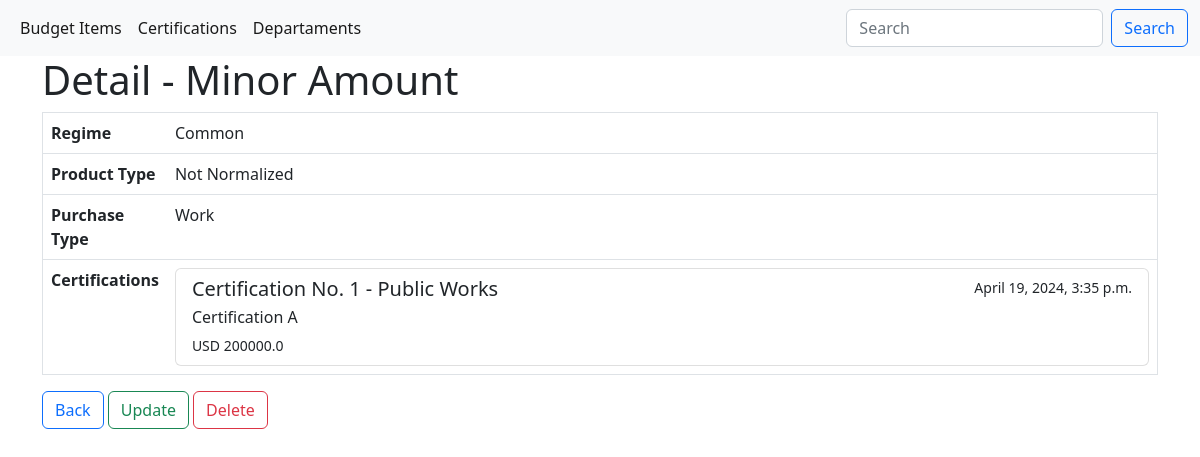
The page /procedures_types/1/ on the database as committed earlier.
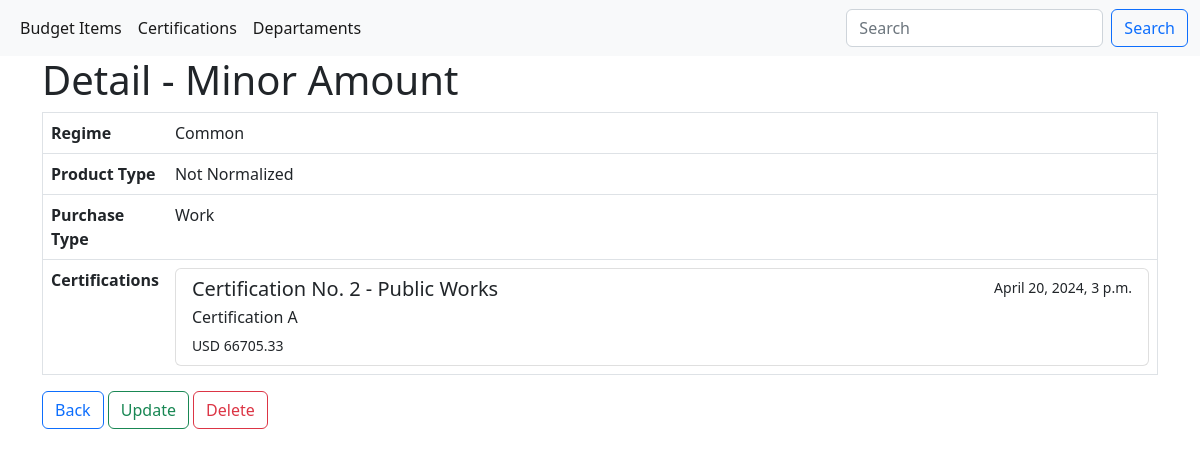
The same page on the database as committed later.
### certifications/models.py (models this page shows, shortened)
class Certifications(models.Model):
    number = models.AutoField(
        primary_key = True
    )
    procedure = models.ForeignKey(
        ProceduresTypes,
        on_delete = models.CASCADE
    )
    budget_item = models.ForeignKey(
        BudgetItems,
        on_delete = models.CASCADE
    )
    department = models.ForeignKey(
        Departments,
        on_delete = models.CASCADE
    )
    date = models.DateTimeField(
        auto_now = True
    )
    budget = models.FloatField()
    description = models.TextField()
    period = models.IntegerField()

### departments/models.py (models this page shows)
class Departments(models.Model):
    id = models.AutoField(
        primary_key = True
    )
    name = models.CharField(
        max_length = 255
    )
    director = models.CharField(max_length = 255)
    def __str__(self):
        return self.name

### procedures_types/views.py (the view)
# urls.py: path("<str:pk>/", ProceduresTypesDetailView.as_view(), name = "detail"),
class ProceduresTypesDetailView(DetailView):
    model = ProceduresTypes
    template_name = "procedures_types_detail.html"

### procedures_types/templates/procedures_types_detail.html (shortened to what this page needs)
{% extends 'procedures_types_base.html' %}
{% block body %}
    <table class="table border">
        <thead class="table-light">
            <h1>Detail - {{ object.name }}</h1>
        </thead>
        <tbody>
            <tr>
                <td style="width: 10%">
                    <b>Regime</b>
                </td>
                <td>{{ object.regime }}</td>
            </tr>
            <tr>
                <td style="width: 10%">
                    <b>Product Type</b>
                </td>
                <td>{{ object.product_type }}</td>
            </tr>
            <tr>
                <td style="width: 10%">
                    <b>Purchase Type</b>
                </td>
                <td>{{ object.purchase_type }}</td>
            </tr>
            <tr>
                <td style="width: 10%">
                  <b>Certifications</b>
                </td>
                <td>
                  <div class="list-group">
                    {% for certification  in object.certifications_set.all %}
                      <a href="{% url 'certifications:detail' certification.pk %}" class="list-group-item list-group-item-action" aria-current="true">
                        <div class="d-flex w-100 justify-content-between">
                          <h5 class="mb-1">Certification No. {{ certification.number }} - {{ certification.department }}</h5>
                          <small>{{ certification.date }}</small>
                        </div>
                        <p class="mb-1">{{ certification.description }}</p>
                        <small>USD {{ certification.budget }}</small>
                      </a>
                    {% endfor %}
                  </div>
                </td>
              </tr>
        </tbody>
    </table>
    <a href="{% url 'procedures_types:list' %}"><button class="btn btn-outline-primary">Back</button></a>
    <a href="{% url 'procedures_types:update' object.pk %}"><button class="btn btn-outline-success">Update</button></a>
    <a href="{% url 'procedures_types:delete' object.pk %}"><button class="btn btn-outline-danger">Delete</button></a>
{% endblock body %}

Rows that differ between the two databases and show on the page:
removed Certifications: number "1", department "Public Works", date "April 19, 2024, 3:35 p.m.", description "Certification A", budget "200000.0"
added Certifications: number "2", department "Public Works", date "April 20, 2024, 3 p.m.", description "Certification A", budget "66705.33"
